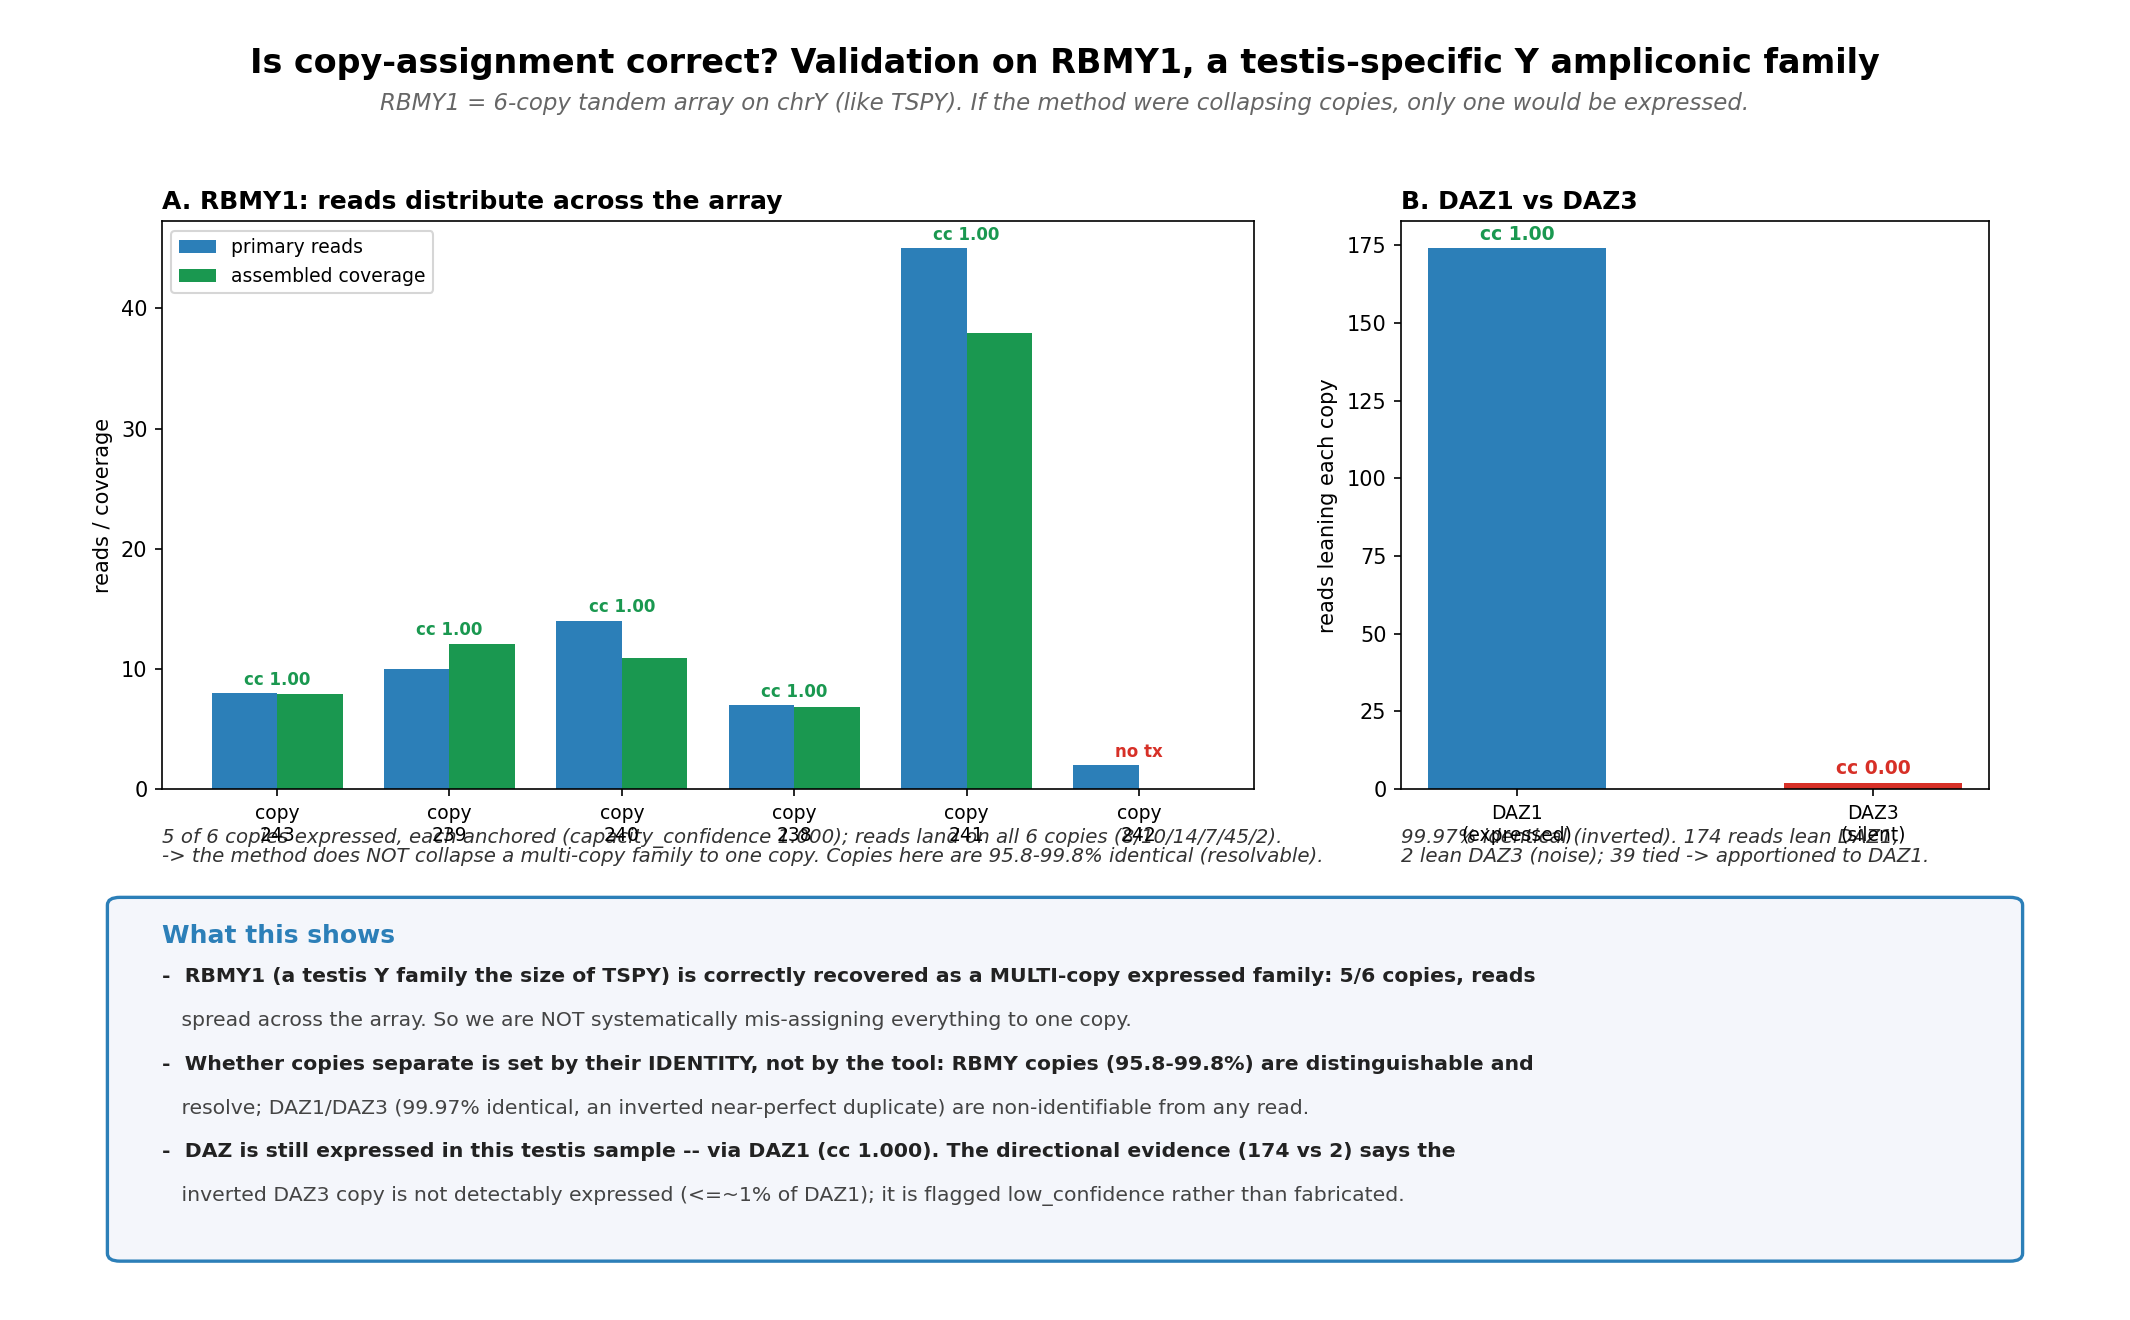

Generate this figure with Python:
#!/usr/bin/env python3
"""Validation that copy-assignment is correct, on a known testis Y-ampliconic
family: RBMY1 (6-copy tandem array on chrY). Contrast with the DAZ1/DAZ3 case.

RBMY copies are 95.8-99.8% identical -> reads are distinguishable -> the method
recovers 5/6 copies as expressed, reads distributing across the array. DAZ1/DAZ3
are 99.97% identical (inverted near-perfect duplicate) -> reads non-identifiable
-> DAZ1 is the expressed copy (174:2 directional), DAZ3 flagged low-confidence.
Conclusion: the method assigns correctly; outcome is set by copy identity, not bias.
"""
import matplotlib; matplotlib.use('Agg')
import matplotlib.pyplot as plt
from matplotlib.patches import FancyBboxPatch
import numpy as np

# --- RBMY1 (LOC129530238-243), ordered by genomic position ---
rbmy_names = ['243','239','240','238','241','242']
rbmy_reads = [8, 10, 14, 7, 45, 2]
rbmy_cov   = [7.9, 12.1, 10.9, 6.8, 38.0, 0.0]
rbmy_cc    = [1.0, 1.0, 1.0, 1.0, 1.0, None]   # None = no transcript assembled
# --- DAZ ---
daz_names = ['DAZ1\n(expressed)','DAZ3\n(silent)']
daz_dir   = [174, 2]      # reads leaning each copy (39 tied apportioned to DAZ1)
daz_cc    = [1.0, 0.0]

BLUE,GREEN,RED,GREY,ORANGE='#2c7fb8','#1a9850','#d73027','#666','#f16913'
fig=plt.figure(figsize=(14,8.6))
ax=fig.add_axes([0,0,1,1]); ax.axis('off'); ax.set_xlim(0,1); ax.set_ylim(0,1)
def T(x,y,s,sz=11,ha='left',va='top',c='black',w='normal',st='normal'):
    ax.text(x,y,s,size=sz,ha=ha,va=va,color=c,weight=w,style=st,zorder=5)

T(0.5,0.975,"Is copy-assignment correct? Validation on RBMY1, a testis-specific Y ampliconic family",16,ha='center',w='bold')
T(0.5,0.94,"RBMY1 = 6-copy tandem array on chrY (like TSPY). If the method were collapsing copies, only one would be expressed.",
  11,ha='center',c=GREY,st='italic')

# ---- Panel A: RBMY per-copy ----
axA=fig.add_axes([0.07,0.40,0.52,0.44])
x=np.arange(len(rbmy_names)); w=0.38
axA.bar(x-w/2, rbmy_reads, w, color=BLUE, label='primary reads')
axA.bar(x+w/2, rbmy_cov,  w, color=GREEN, label='assembled coverage')
for i,cc in enumerate(rbmy_cc):
    lab = 'cc 1.00' if cc==1.0 else 'no tx'
    axA.annotate(lab,(i,max(rbmy_reads[i],rbmy_cov[i])),textcoords='offset points',
                 xytext=(0,4),ha='center',fontsize=8,color=(GREEN if cc==1.0 else RED),weight='bold')
axA.set_xticks(x); axA.set_xticklabels([f"copy\n{n}" for n in rbmy_names],fontsize=9)
axA.set_ylabel("reads / coverage",fontsize=10); axA.legend(fontsize=9,loc='upper left')
axA.set_title("A. RBMY1: reads distribute across the array",fontsize=12,weight='bold',loc='left')
T(0.07,0.37,"5 of 6 copies expressed, each anchored (capacity_confidence 1.000); reads land on all 6 copies (8/10/14/7/45/2).",
  9.5,c='#333',st='italic')
T(0.07,0.355,"-> the method does NOT collapse a multi-copy family to one copy. Copies here are 95.8-99.8% identical (resolvable).",
  9.5,c='#333',st='italic')

# ---- Panel B: DAZ ----
axB=fig.add_axes([0.66,0.40,0.28,0.44])
xb=np.arange(2)
axB.bar(xb, daz_dir, 0.5, color=[BLUE,RED])
for i,(d,cc) in enumerate(zip(daz_dir,daz_cc)):
    axB.annotate(f"cc {cc:.2f}",(i,d),textcoords='offset points',xytext=(0,4),ha='center',
                 fontsize=9,color=(GREEN if cc==1.0 else RED),weight='bold')
axB.set_xticks(xb); axB.set_xticklabels(daz_names,fontsize=9)
axB.set_ylabel("reads leaning each copy",fontsize=10)
axB.set_title("B. DAZ1 vs DAZ3",fontsize=12,weight='bold',loc='left')
T(0.66,0.37,"99.97% identical (inverted). 174 reads lean DAZ1,",9.5,c='#333',st='italic')
T(0.66,0.355,"2 lean DAZ3 (noise); 39 tied -> apportioned to DAZ1.",9.5,c='#333',st='italic')

# ---- bottom: the point ----
ax.add_patch(FancyBboxPatch((0.05,0.04),0.90,0.27,boxstyle="round,pad=0.006",fc='#f4f6fb',ec=BLUE,lw=1.6))
T(0.07,0.295,"What this shows",12,w='bold',c=BLUE)
pts=[
 ("-  RBMY1 (a testis Y family the size of TSPY) is correctly recovered as a MULTI-copy expressed family: 5/6 copies, reads",1),
 ("   spread across the array. So we are NOT systematically mis-assigning everything to one copy.",0),
 ("-  Whether copies separate is set by their IDENTITY, not by the tool: RBMY copies (95.8-99.8%) are distinguishable and",1),
 ("   resolve; DAZ1/DAZ3 (99.97% identical, an inverted near-perfect duplicate) are non-identifiable from any read.",0),
 ("-  DAZ is still expressed in this testis sample -- via DAZ1 (cc 1.000). The directional evidence (174 vs 2) says the",1),
 ("   inverted DAZ3 copy is not detectably expressed (<=~1% of DAZ1); it is flagged low_confidence rather than fabricated.",0),
]
for k,(p,b) in enumerate(pts):
    T(0.07,0.262-k*0.034,p,9.8,c=('#222' if b else '#444'),w=('bold' if b else 'normal'))

fig.savefig("rbmy_validation.png",dpi=150,bbox_inches='tight')
print("wrote rbmy_validation.png")
